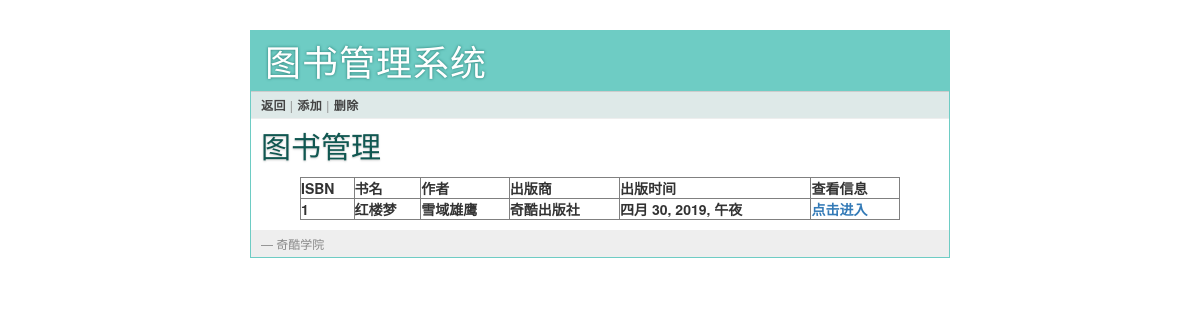
The app's page /manager/book_manage/ with its own data.
### books/models.py (models this page shows, shortened)
class BookInfo(models.Model):
    isbn = models.IntegerField(unique=True)
    title = models.CharField(max_length=30)
    author = models.CharField(max_length=20)
    press = models.CharField(max_length=50)
    pub_time = models.DateTimeField()
    is_borrow = models.BooleanField(default=False)

### manager/views.py (the view)
def book_manage(request):
    books = BookInfo.objects.all()
    return render(request, 'manager_books.html', {'books': books})

### templates/manager_books.html (shortened to what this page needs)
{% extends 'base.html' %}
{% block link%}
	<a href="{% url 'manager:index' %}"> 返回 </a> |
	<a href="{% url 'manager:addbook' %}"> 添加 </a> |
	<a href="{% url 'manager:deletebook' %}"> 删除 </a>
{%  endblock%}
{% block body%}
	<h2> 图书管理 </h2>
	<table width="600" border="1", align="center">
	  <tr>
	    <th align="center"> ISBN </th>
	    <th align="center"> 书名 </th>
	    <th align="center"> 作者</th>
	    <th align="centet"> 出版商 </th>
	    <th align="center"> 出版时间 </th>
	    <th align="center"> 查看信息 </th>
	  </tr>
	  {% for book in books%}
	  <tr>
	    <th align="center"> {{book.isbn}}</th>
	    <th align="center"> {{book.title}} </th>
	    <th align="center"> {{book.author}}</th>
	    <th align="centet"> {{book.press}} </th>
	    <th align="center"> {{book.pub_time}}</th>
	    <th align="center"> <a href="{% url 'manager:bookdetail' book.id %}"> 点击进入 </a> </th>
	  </tr>
	  {% endfor %}
	</table>
{% endblock%}

### static/style.css (style rules this page uses)
a { color: #26776F; }
div.page div.navigation a { color: #444; font-weight: bold; }
div.page h2 { margin: 0 0 15px 0; color: #105751; text-shadow: 0 1px 2px #ccc; }

### records on screen
BookInfo: isbn "1", title "红楼梦", author "雪域雄鹰", press "奇酷出版社", pub_time "四月 30, 2019, 午夜"
